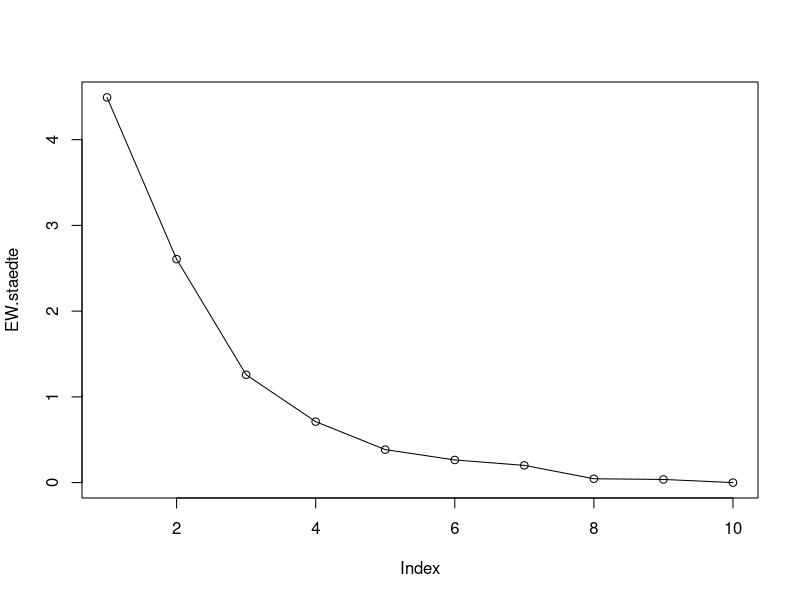

Reproduce this figure in R.
############################################################################
### Aufgabe 11

staedte = read.table("staedte.txt", header = T)
str(staedte)
(S.staedte = cov(staedte))
(R.staedte = cor(staedte))
diag(S.staedte)
(EW.staedte = eigen(R.staedte)$values)
cumsum(EW.staedte) / length(EW.staedte)
plot(EW.staedte, type = "o")
(EV.staedte = eigen(R.staedte)$vectors)
staedte.stand = scale(staedte)
colMeans(staedte.stand)
staedte.stand = sweep(staedte, 2, STAT = colMeans(staedte), FUN = "-")
staedte.stand = sweep(staedte.stand, 2, STAT = sqrt(diag(cov(staedte))), FUN =
                        "/")
staedte.stand = as.matrix(staedte.stand)
cov(staedte.stand)
(HK1.staedte = staedte.stand %*% EV.staedte[, 1])
(HK.staedte = summary(princomp(staedte.stand, scores = TRUE)))
HK.staedte$scores
HK.staedte$scores[, 1]